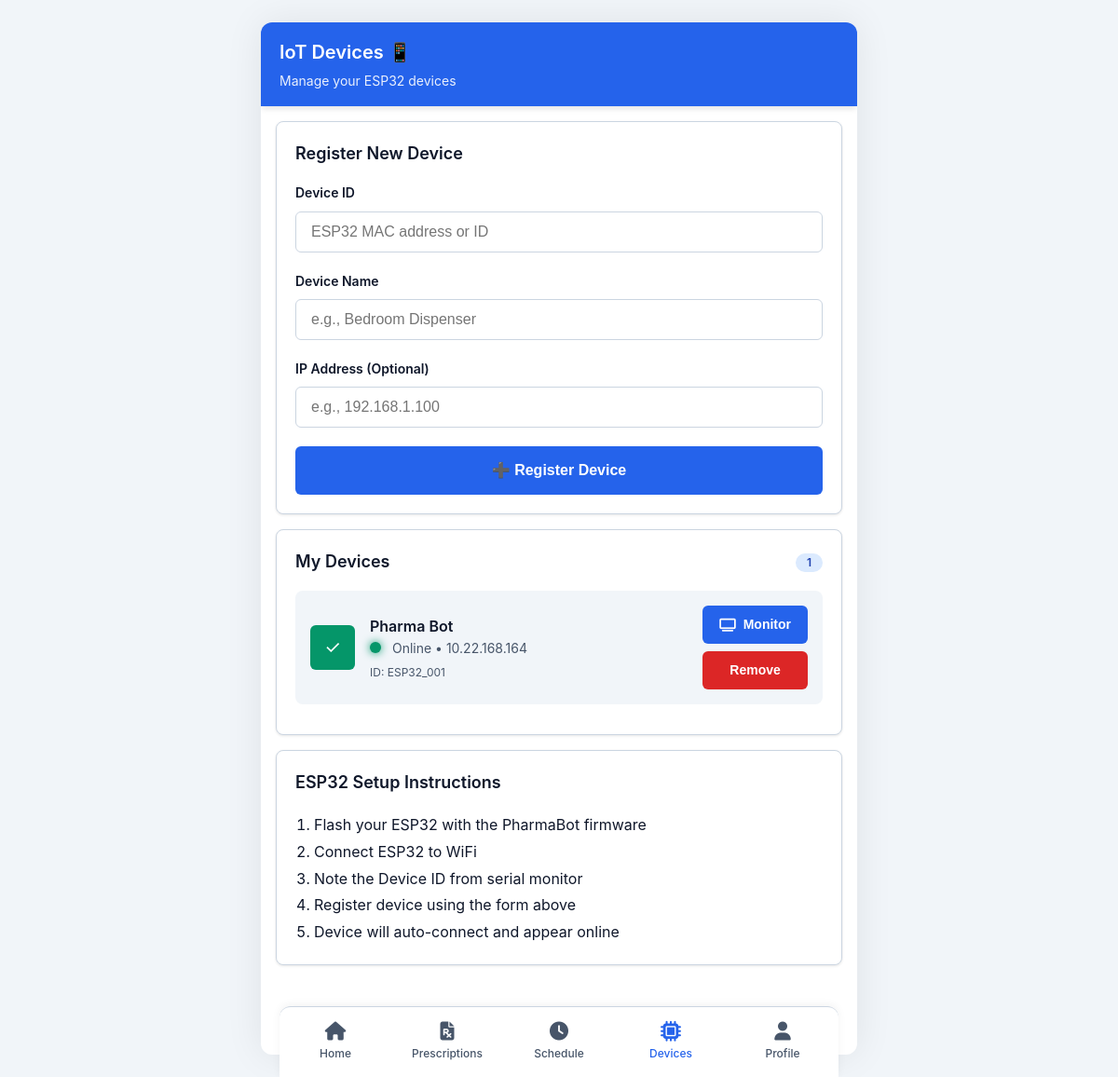
The app's page /devices (signed in) with its own data.
### app/models/iot_device.py (models this page shows, shortened)
class IoTDevice(db.Model):
    __tablename__ = 'iot_devices'
    id = db.Column(db.Integer, primary_key=True)
    user_id = db.Column(db.Integer, db.ForeignKey('users.id'), nullable=False)
    device_id = db.Column(db.String(100), unique=True, nullable=False)  # ESP32 MAC or unique ID
    device_name = db.Column(db.String(100), nullable=False)
    device_type = db.Column(db.String(50), default='ESP32')
    ip_address = db.Column(db.String(50), nullable=True)
    is_online = db.Column(db.Boolean, default=False)
    last_seen = db.Column(db.DateTime, nullable=True)
    hardware_state = db.Column(db.Text, nullable=True)  # JSON string for hardware state
    created_at = db.Column(db.DateTime, default=tz_now)
    is_active = db.Column(db.Boolean, default=True)

### app/routes/main.py (the view)
@main_bp.route('/devices')
@login_required
def devices():
    current_user = get_current_user()
    devices_list = IoTDevice.query.filter_by(
        user_id=current_user.id
    ).all()
    from datetime import datetime, timedelta
    now = tz_now()
    threshold = timedelta(minutes=5)
    for device in devices_list:
        if device.last_seen:
            time_diff = now - device.last_seen
            device.is_online = time_diff < threshold
        else:
            device.is_online = False
    db.session.commit()
    return render_template(
        'devices.html',
        current_user=current_user,
        devices=devices_list
    )

### app/routes/main.py (called while the page is built)
def login_required(f):
    @wraps(f)
    def decorated_function(*args, **kwargs):
        if 'user_id' not in session:
            flash('Please login to access this page.', 'error')
            return redirect(url_for('main.login'))
        return f(*args, **kwargs)
    return decorated_function

def get_current_user():
    if 'user_id' in session:
        return User.query.get(session['user_id'])
    return None

### app/utils/timezone.py (called while the page is built)
def now():
    dhaka_time = datetime.now(DHAKA_TZ)
    return dhaka_time.replace(tzinfo=None)

### app/templates/devices.html (shortened to what this page needs)
{% extends "mobile_base.html" %}
{% block content %}
<header class="app-header">
    <h1>IoT Devices 📱</h1>
    <p>Manage your ESP32 devices</p>
</header>
<div class="app-content">
    <div class="card">
        <h2 class="card-title mb-2">Register New Device</h2>
        <form id="deviceForm" class="form">
            <div class="form-group">
                <label class="form-label">Device ID</label>
                <input type="text" class="form-control" id="device_id" placeholder="ESP32 MAC address or ID" required>
            </div>
            <div class="form-group">
                <label class="form-label">Device Name</label>
                <input type="text" class="form-control" id="device_name" placeholder="e.g., Bedroom Dispenser" required>
            </div>
            <div class="form-group">
                <label class="form-label">IP Address (Optional)</label>
                <input type="text" class="form-control" id="ip_address" placeholder="e.g., 192.168.1.100">
            </div>
            <button type="submit" class="btn btn-primary btn-block">
                ➕ Register Device
            </button>
        </form>
    </div>
    <div class="card">
        <div class="card-header">
            <h2 class="card-title">My Devices</h2>
            <span class="badge badge-info">{{ devices|length }}</span>
        </div>
        {% if devices %}
        {% for device in devices %}
        <div class="device-card">
            <div class="device-icon" style="background: {% if device.is_online %}var(--secondary-color){% else %}var(--text-light){% endif %};">
                {% if device.is_online %}✓{% else %}✕{% endif %}
            </div>
            <div class="device-info">
                <div class="device-name">{{ device.device_name }}</div>
                <div class="device-status">
                    <span class="status-indicator {% if device.is_online %}status-online{% else %}status-offline{% endif %}"></span>
                    {% if device.is_online %}
                    Online • {{ device.ip_address or 'No IP' }}
                    {% else %}
                    Offline • Last seen {{ device.last_seen.strftime('%b %d, %I:%M %p') if device.last_seen else 'Never' }}
                    {% endif %}
                </div>
                <div class="device-status" style="font-size: 0.75rem; margin-top: 0.25rem;">
                    ID: {{ device.device_id }}
                </div>
            </div>
            <div class="flex flex-col gap-1">
                {% if device.is_online %}
                <button class="btn btn-primary btn-sm" onclick="openMonitor('{{ device.device_id }}')">
                    <i class="fas fa-tv"></i> Monitor
                </button>
                {% else %}
                <button class="btn btn-secondary btn-sm" disabled>
                    <i class="fas fa-tv"></i> Offline
                </button>
                {% endif %}
                <button class="btn btn-danger btn-sm" onclick="removeDevice('{{ device.device_id }}')">
                    Remove
                </button>
            </div>
        </div>
        {% endfor %}
        {% else %}
        <div class="empty-state">
            <div class="empty-icon">📱</div>
            <p class="empty-text">No devices registered</p>
            <p style="color: var(--text-secondary); font-size: 0.875rem;">Register your ESP32 device above</p>
        </div>
        {% endif %}
    </div>
    <div class="card">
        <h2 class="card-title mb-2">ESP32 Setup Instructions</h2>
        <ol style="padding-left: 1.25rem; line-height: 1.8;">
            <li>Flash your ESP32 with the PharmaBot firmware</li>
            <li>Connect ESP32 to WiFi</li>
            <li>Note the Device ID from serial monitor</li>
            <li>Register device using the form above</li>
            <li>Device will auto-connect and appear online</li>
        </ol>
    </div>
</div>
{% endblock %}

### app/static/css/mobile.css (style rules this page uses)
:root { --primary-color: #2563eb; --primary-dark: #1e40af; --primary-light: #3b82f6; --secondary-color: #059669; --danger-color: #dc2626; --warning-color: #d97706; --bg-primary: #ffffff; --bg-secondary: #f1f5f9; --bg-dark: #1e293b; --text-primary: #0f172a; --text-secondary: #475569; --text-light: #94a3b8; --border-color: #cbd5e1; --shadow-sm: 0 1px 3px 0 rgb(0 0 0 / 0.1); --shadow-md: 0 4px 6px -1px rgb(0 0 0 / 0.1); --shadow-lg: 0 10px 15px -3px rgb(0 0 0 / 0.1); --radius-sm: 6px; --radius-md: 8px; --radius-lg: 12px; }
* { margin: 0; padding: 0; box-sizing: border-box; }
body { font-family: -apple-system, BlinkMacSystemFont, 'Segoe UI', 'Roboto', 'Oxygen', 'Ubuntu', 'Cantarell', sans-serif; background: var(--bg-secondary); color: var(--text-primary); line-height: 1.6; -webkit-font-smoothing: antialiased; -webkit-text-size-adjust: 100%; }
.app-header { background: var(--primary-color); color: white; padding: 1rem 1.25rem; position: sticky; top: 0; z-index: 100; box-shadow: var(--shadow-md); }
.app-header h1 { font-size: 1.25rem; font-weight: 600; margin-bottom: 0.25rem; }
.app-header p { font-size: 0.875rem; opacity: 0.9; }
.app-content { padding: 1rem; padding-bottom: 80px; }
.card { background: var(--bg-primary); border-radius: var(--radius-md); padding: 1.25rem; margin-bottom: 1rem; box-shadow: var(--shadow-sm); border: 1px solid var(--border-color); }
.card-header { display: flex; justify-content: space-between; align-items: center; margin-bottom: 1rem; }
.card-title { font-size: 1.125rem; font-weight: 600; color: var(--text-primary); }
.btn { display: inline-flex; align-items: center; justify-content: center; gap: 0.5rem; padding: 0.875rem 1.5rem; font-size: 1rem; font-weight: 600; border: none; border-radius: var(--radius-sm); cursor: pointer; transition: background-color 0.15s ease-in-out, box-shadow 0.15s ease-in-out; text-decoration: none; line-height: 1.5; -webkit-appearance: none; appearance: none; touch-action: manipulation; }
.btn-primary { background: var(--primary-color); color: white; }
.btn-danger { background: var(--danger-color); color: white; }
.btn-sm { padding: 0.625rem 1.125rem; font-size: 0.875rem; }
.btn-block { width: 100%; }
.form-group { margin-bottom: 1.25rem; }
.form-label { display: block; font-size: 0.875rem; font-weight: 600; color: var(--text-primary); margin-bottom: 0.5rem; }
.form-control { width: 100%; padding: 0.75rem 1rem; font-size: 1rem; border: 1px solid var(--border-color); border-radius: var(--radius-sm); background: var(--bg-primary); transition: border-color 0.15s ease-in-out, box-shadow 0.15s ease-in-out; -webkit-appearance: none; appearance: none; }
.badge { display: inline-block; padding: 0.25rem 0.75rem; font-size: 0.75rem; font-weight: 600; border-radius: 9999px; line-height: 1; }
.badge-info { background: #dbeafe; color: #1e40af; }
.device-card { display: flex; align-items: center; gap: 1rem; padding: 1rem; background: var(--bg-secondary); border-radius: var(--radius-md); margin-bottom: 0.75rem; }
.device-icon { width: 48px; height: 48px; background: var(--primary-color); color: white; border-radius: var(--radius-sm); display: flex; align-items: center; justify-content: center; font-size: 1.25rem; flex-shrink: 0; }
.device-info { flex: 1; }
.device-name { font-weight: 600; color: var(--text-primary); }
.device-status { font-size: 0.875rem; color: var(--text-secondary); }
.status-indicator { width: 8px; height: 8px; border-radius: 50%; display: inline-block; margin-right: 0.5rem; }
.status-online { background: var(--secondary-color); box-shadow: 0 0 8px var(--secondary-color); }
.mb-2 { margin-bottom: 1rem; }
.flex { display: flex; }
.flex-col { flex-direction: column; }
.gap-1 { gap: 0.5rem; }

### app/templates/devices.html (style rules this page uses)
.status-indicator { display: inline-block; width: 12px; height: 12px; border-radius: 50%; margin-right: 0.5rem; }
.status-online { background: var(--secondary-color); box-shadow: 0 0 10px var(--secondary-color); animation: pulse 2s infinite; }

### records on screen
IoTDevice: device_name "Pharma Bot", is_online True (drawn), ip_address "10.22.168.164", device_id "ESP32_001"

### other values on screen
{{ devices|length }} "1"
